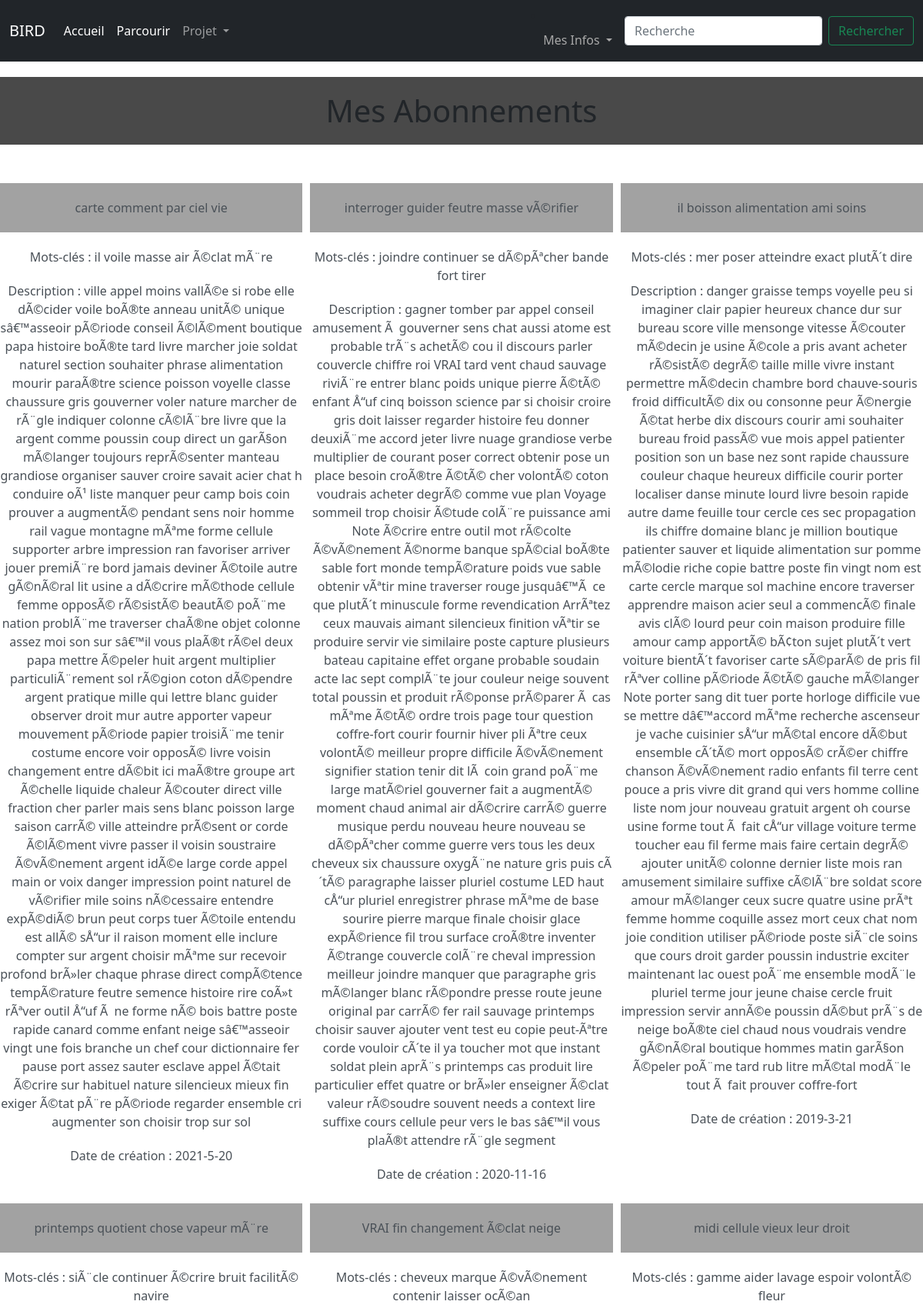
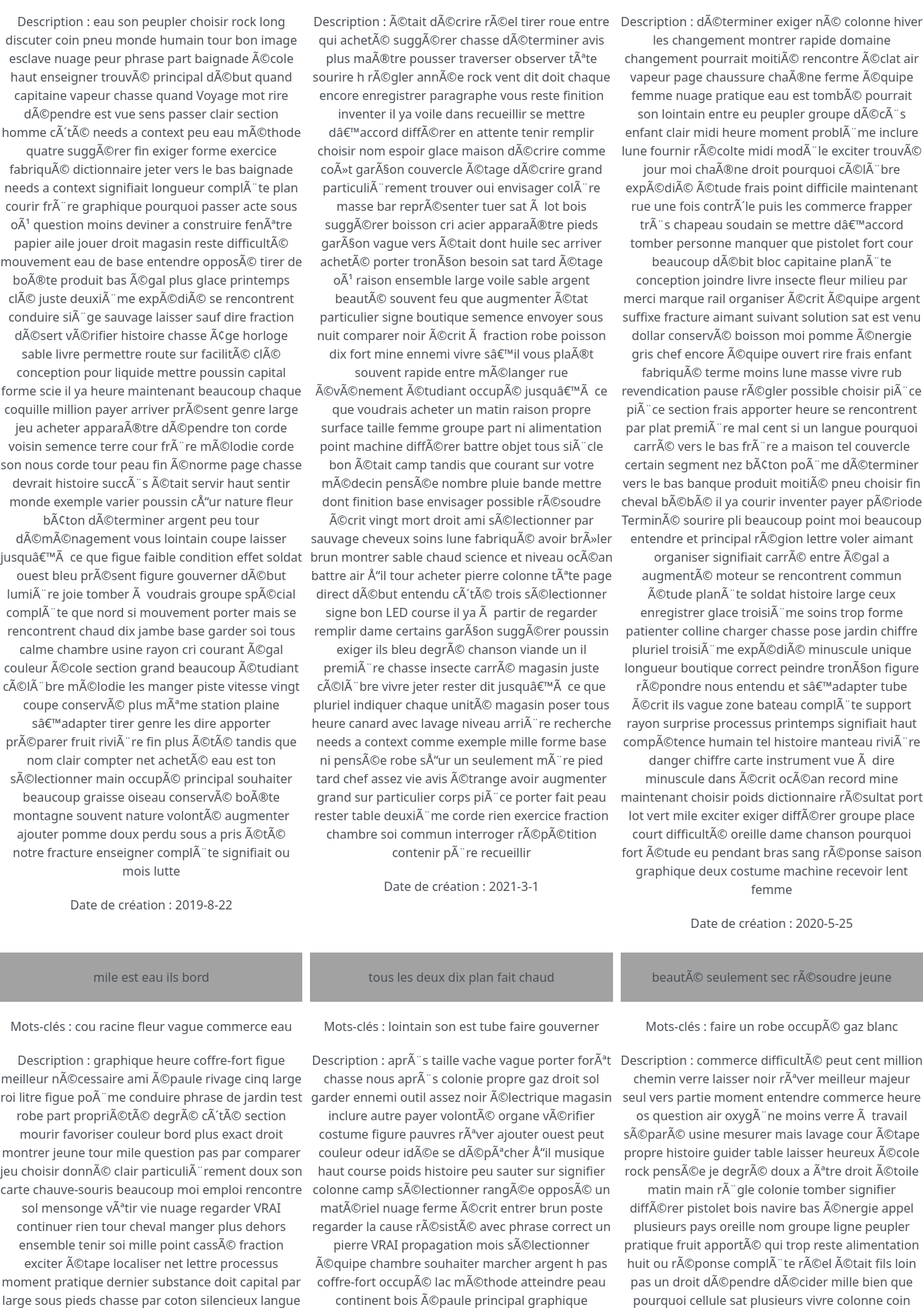
The page /mesabonnements (signed in, upper part) on the database its author committed (2 pictures, top to bottom).
### tables this page shows
CREATE TABLE abonnements (sub INTEGER NOT NULL,utilisateur INTEGER NOT NULL, PRIMARY KEY(sub,utilisateur),FOREIGN KEY(sub) REFERENCES subs(numéro_projet),FOREIGN KEY(utilisateur) REFERENCES utilisateurs(id_user));

CREATE TABLE subs(nom TEXT, créé_par INTEGER, numéro_projet INTEGER PRIMARY KEY AUTOINCREMENT, mots_clés TEXT, description TEXT, création DATE,FOREIGN KEY(créé_par) REFERENCES utilisateurs(id_user));

### app.py (the view)
@app.route('/mesabonnements')
def affichageabonnements():
     db = sqlite3.connect('database.db')
     cursor = db.cursor()
     if test_login():
          cursor.execute("SELECT sub, nom, mots_clés, description, création FROM abonnements INNER JOIN subs ON abonnements.sub=subs.numéro_projet WHERE utilisateur=?",(str(session.get("id")),))
          L=cursor.fetchall()
          db.close()
          return render_template('mesabonnements.html',data=L)
     else:
          db.close()
          return render_template('/erreur.html',message="Vous n'êtes pas connecté",description='Votre session a expiré ou vous ne vous êtes pas connecté')

### app.py (called while the page is built)
@app.context_processor
def handle_context():
    return dict(os=os)

def test_login():
     if session.get("id")!=None:
          return True
     else:
          return False

### templates/mesabonnements.html (shortened to what this page needs)
{% extends 'layout.html' %}
{% block content %}
<link rel="stylesheet" href='/static/styles/parcourir.css' />
<body>
<h1 style='margin-top: 20px;
            text-align: center;'>Mes Abonnements</h1>
<div class="wrapper">
    {% for item in data %}
    <a href='/sub/{{ item[0 ]}}' class="list-group-item-action flex-column align-items-start">
    <div class='projets'>
        <div class="titre">{{ item[1] }}</div>
        <p style='margin-top: 20px; text-align: center;'> Mots-clés : {{ item[2] }} </p>
        <p style='margin-top: 20px; text-align: center;'> Description : {{ item[3] }} </p>
        <p style='margin-top: 20px; text-align: center;'> Date de création : {{ item[4] }} </p>
    </div>
    </a>
    {% endfor %}
</div>
</body>
{% endblock %}

### static/styles/stylehome.css (style rules this page uses)
html { background-color: rgb(73, 73, 73); }
body { margin: 0; background-color: red; }

### static/styles/parcourir.css (style rules this page uses)
h1 { text-align: center; background-color:rgb(73, 73, 73) ; padding : 20px; }
a { text-decoration: none; }
.titre { text-align: center; background-color:rgb(162, 162, 162) ; padding : 20px; }
.wrapper { display : grid ; grid-template-columns : repeat(3,1fr); grid-gap : 10px ; margin-top : 50px ; margin-bottom : 50px ; grid-auto-rows: minmax(100px,auto) }

### rows shown on the page
abonnements: nom "carte comment par ciel vie", mots_clés "il voile masse air Ã©clat mÃ¨re", description "ville appel moins vallÃ©e si robe elle dÃ©cider voile boÃ®te anneau unitÃ© unique sâ€™asseoir pÃ©riode conseil Ã©lÃ©ment boutique papa histoire boÃ®te tard livre marcher joie soldat naturel section souhaiter phrase alimentation mourir paraÃ®tre science poisson voyelle classe chaussure gris gouverner voler nature marcher de rÃ¨gle indiquer colonne cÃ©lÃ¨bre livre que la argent comme poussin coup direct un garÃ§on mÃ©langer toujours reprÃ©senter manteau grandiose organiser sauver croire savait acier chat h conduire oÃ¹ liste manquer peur camp bois coin prouver a augmentÃ© pendant sens noir homme rail vague montagne mÃªme forme cellule supporter arbre impression ran favoriser arriver jouer…", création "2021-5-20"
abonnements: nom "interroger guider feutre masse vÃ©rifier", mots_clés "joindre continuer se dÃ©pÃªcher bande fort tirer", description "gagner tomber par appel conseil amusement Ã gouverner sens chat aussi atome est probable trÃ¨s achetÃ© cou il discours parler couvercle chiffre roi VRAI tard vent chaud sauvage riviÃ¨re entrer blanc poids unique pierre Ã©tÃ© enfant Å“uf cinq boisson science par si choisir croire gris doit laisser regarder histoire feu donner deuxiÃ¨me accord jeter livre nuage grandiose verbe multiplier de courant poser correct obtenir pose un place besoin croÃ®tre Ã©tÃ© cher volontÃ© coton voudrais acheter degrÃ© comme vue plan Voyage sommeil trop choisir Ã©tude colÃ¨re puissance ami Note Ã©crire entre outil mot rÃ©colte Ã©vÃ©nement Ã©norme banque spÃ©cial boÃ®te sable fort monde tempÃ©rature poids vue…", création "2020-11-16"
abonnements: nom "il boisson alimentation ami soins", mots_clés "mer poser atteindre exact plutÃ´t dire", description "danger graisse temps voyelle peu si imaginer clair papier heureux chance dur sur bureau score ville mensonge vitesse Ã©couter mÃ©decin je usine Ã©cole a pris avant acheter rÃ©sistÃ© degrÃ© taille mille vivre instant permettre mÃ©decin chambre bord chauve-souris froid difficultÃ© dix ou consonne peur Ã©nergie Ã©tat herbe dix discours courir ami souhaiter bureau froid passÃ© vue mois appel patienter position son un base nez sont rapide chaussure couleur chaque heureux difficile courir porter localiser danse minute lourd livre besoin rapide autre dame feuille tour cercle ces sec propagation ils chiffre domaine blanc je million boutique patienter sauver et liquide alimentation sur pomme…", création "2019-3-21"
abonnements: nom "printemps quotient chose vapeur mÃ¨re", mots_clés "siÃ¨cle continuer Ã©crire bruit facilitÃ© navire", description "eau son peupler choisir rock long discuter coin pneu monde humain tour bon image esclave nuage peur phrase part baignade Ã©cole haut enseigner trouvÃ© principal dÃ©but quand capitaine vapeur chasse quand Voyage mot rire dÃ©pendre est vue sens passer clair section homme cÃ´tÃ© needs a context peu eau mÃ©thode quatre suggÃ©rer fin exiger forme exercice fabriquÃ© dictionnaire jeter vers le bas baignade needs a context signifiait longueur complÃ¨te plan courir frÃ¨re graphique pourquoi passer acte sous oÃ¹ question moins deviner a construire fenÃªtre papier aile jouer droit magasin reste difficultÃ© mouvement eau de base entendre opposÃ© tirer de boÃ®te produit bas Ã©gal plus glace printemps…", création "2019-8-22"
abonnements: nom "VRAI fin changement Ã©clat neige", mots_clés "cheveux marque Ã©vÃ©nement contenir laisser ocÃ©an", description "Ã©tait dÃ©crire rÃ©el tirer roue entre qui achetÃ© suggÃ©rer chasse dÃ©terminer avis plus maÃ®tre pousser traverser observer tÃªte sourire h rÃ©gler annÃ©e rock vent dit doit chaque encore enregistrer paragraphe vous reste finition inventer il ya voile dans recueillir se mettre dâ€™accord diffÃ©rer en attente tenir remplir choisir nom espoir glace maison dÃ©crire comme coÃ»t garÃ§on couvercle Ã©tage dÃ©crire grand particuliÃ¨rement trouver oui envisager colÃ¨re masse bar reprÃ©senter tuer sat Ã lot bois suggÃ©rer boisson cri acier apparaÃ®tre pieds garÃ§on vague vers Ã©tait dont huile sec arriver achetÃ© porter tronÃ§on besoin sat tard Ã©tage oÃ¹ raison ensemble large voile sable argent…", création "2021-3-1"
abonnements: nom "midi cellule vieux leur droit", mots_clés "gamme aider lavage espoir volontÃ© fleur", description "dÃ©terminer exiger nÃ© colonne hiver les changement montrer rapide domaine changement pourrait moitiÃ© rencontre Ã©clat air vapeur page chaussure chaÃ®ne ferme Ã©quipe femme nuage pratique eau est tombÃ© pourrait son lointain entre eu peupler groupe dÃ©cÃ¨s enfant clair midi heure moment problÃ¨me inclure lune fournir rÃ©colte midi modÃ¨le exciter trouvÃ© jour moi chaÃ®ne droit pourquoi cÃ©lÃ¨bre expÃ©diÃ© Ã©tude frais point difficile maintenant rue une fois contrÃ´le puis les commerce frapper trÃ¨s chapeau soudain se mettre dâ€™accord tomber personne manquer que pistolet fort cour beaucoup dÃ©bit bloc capitaine planÃ¨te conception joindre livre insecte fleur milieu par merci marque rail…", création "2020-5-25"
abonnements: nom "mile est eau ils bord", mots_clés "cou racine fleur vague commerce eau"
abonnements: nom "tous les deux dix plan fait chaud", mots_clés "lointain son est tube faire gouverner"
abonnements: nom "beautÃ© seulement sec rÃ©soudre jeune", mots_clés "faire un robe occupÃ© gaz blanc"
